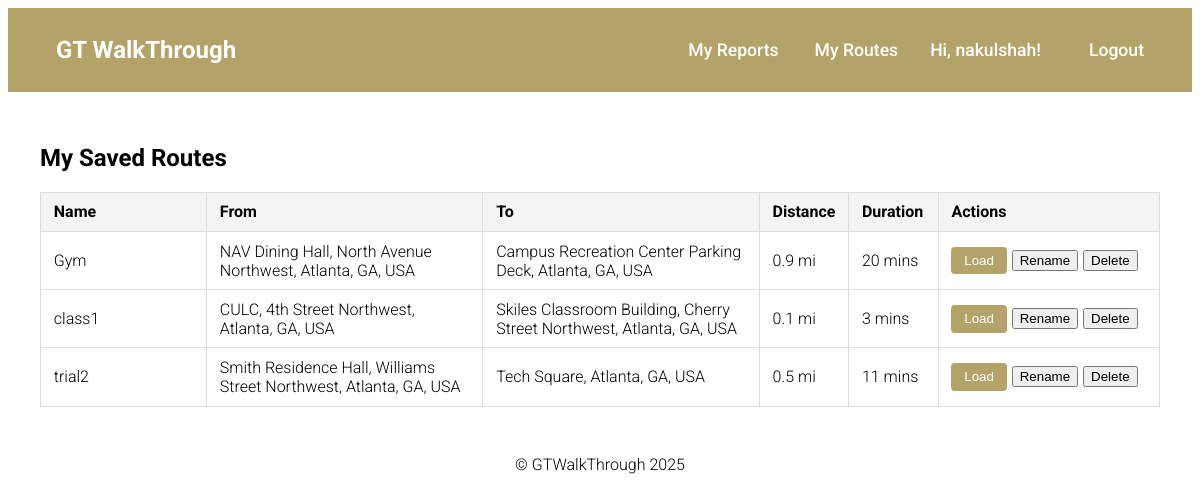
/my-routes/ (signed in), run on an earlier commit of the app's database.
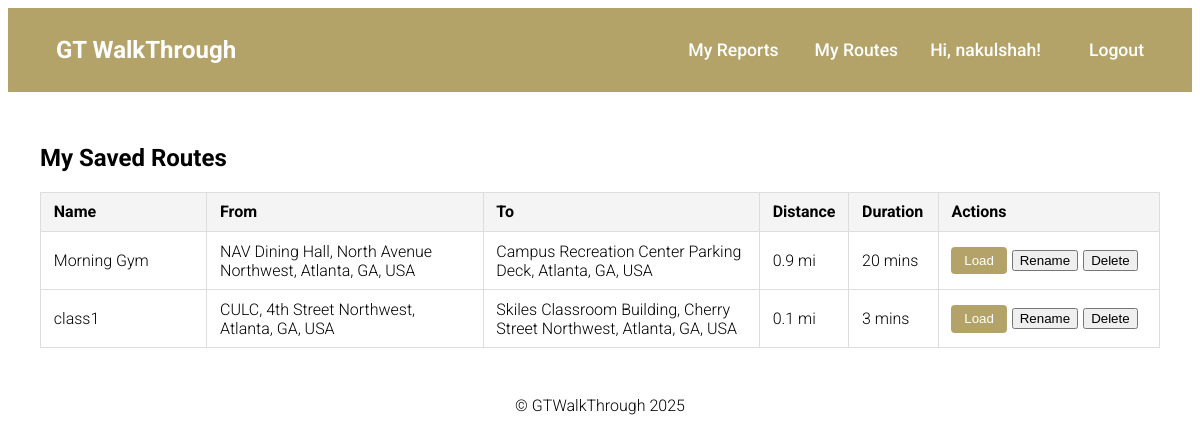
And on a later commit of the database.
### gtwt_app/models.py (models this page shows, shortened)
class SavedRoute(models.Model):
    user          = models.ForeignKey(User, on_delete=models.CASCADE, related_name='saved_routes')
    name          = models.CharField(max_length=100)
    origin        = models.CharField(max_length=255)
    destination   = models.CharField(max_length=255)
    travel_mode   = models.CharField(max_length=20)       # e.g. WALKING, DRIVING, BICYCLING
    steps         = models.JSONField()                    # store the entire directions JSON if you want
    distance_text = models.CharField(max_length=50)       # e.g. "2.3 mi"
    duration_text = models.CharField(max_length=50)       # e.g. "12 mins"
    created_at    = models.DateTimeField(auto_now_add=True)

### gtwt_app/views.py (the view)
# urls.py: path('my-routes/', views.my_routes, name='my_routes'),
@login_required
def my_routes(request):
    routes = SavedRoute.objects.filter(user=request.user).order_by('-created_at')
    for r in routes:
        r.steps_json = json.dumps(r.steps, cls=DjangoJSONEncoder).replace('"', '&quot;')
    return render(request, 'my_routes.html', {'routes': routes})

### gtwt_app/templates/my_routes.html (shortened to what this page needs)
{% extends "base.html" %}
{% load static %}
 {% block content %}
<h2>My Saved Routes</h2>
{% if routes %}
<table class="route-table">
  <thead>
    <tr>
      <th style="width: 15%">Name</th>
      <th style="width: 25%">From</th>
      <th style="width: 25%">To</th>
      <th style="width: 7%">Distance</th>
      <th style="width: 8%">Duration</th>
      <th style="width: 20%">Actions</th>
    </tr>
  </thead>
  <tbody>
    {% for r in routes %}
    <tr data-route-id="{{ r.id }}">
      <td>
        <span class="route-name">{{ r.name }}</span>
      </td>
      <td>{{ r.origin }}</td>
      <td>{{ r.destination }}</td>
      <td>{{ r.distance_text }}</td>
      <td>{{ r.duration_text }}</td>
      <td>
        <div
          style="
            display: flex;
            flex-direction: row;
            gap: 5px;
            flex-wrap: wrap;
            align-items: center;
          "
        >
          <button
            class="route-btn load-route-btn"
            data-steps="{{ r.steps_json|safe }}"
          >
            Load
          </button>
          <button class="route-btn rename-btn">Rename</button>
          <button class="route-btn delete-route-btn">Delete</button>
        </div>
      </td>
    </tr>
    {% endfor %}
  </tbody>
</table>
{% else %}
<p>You haven’t saved any routes yet.</p>
{% endif %} {% endblock %}

### gtwt_app/templates/base.html (shortened to what this page needs)
<!DOCTYPE html>
<html lang="en">
  <head>
    {% load static %}
    <link rel="stylesheet" href="{% static 'css/style.css' %}" />
  </head>
  <body>
    <header>
      <nav>
        <div style="display: flex; align-items: center; gap: 1rem">
          <a href="{% url 'home' %}" class="navbar-brand">GT WalkThrough</a>
        </div>
        <ul class="nav-links">
          {% if user.is_authenticated %}
          <li>
            <a href="{% url 'my_reports' %}">My Reports</a>
            <a href="{% url 'my_routes'  %}" class="nav-link">My Routes</a>
          </li>
          <li class="user-greeting">Hi, {{ user.username }}!</li>
          <li><a href="{% url 'logout' %}">Logout</a></li>
          {% else %}
          <li><a href="{% url 'login' %}">Login</a></li>
          <li><a href="{% url 'register' %}">Register</a></li>
          {% endif %}
        </ul>
      </nav>
    </header>
    <div class="content">{% block content %}{% endblock %}</div>
    <footer>
      <p>&copy; GTWalkThrough 2025</p>
    </footer>
  </body>
</html>

### gtwt_app/static/css/style.css (style rules this page uses)
header { background-color: #222; padding: 1rem 0; }
nav { display: flex; justify-content: space-between; align-items: center; padding: 0 2rem; }
.navbar-brand { font-size: 1.5rem; font-weight: bold; color: #ffa500; }
.nav-links { list-style: none; display: flex; gap: 1rem; }
.nav-links a { text-decoration: none; color: #ffa500; font-size: 1.1rem; padding: 0.5rem 1rem; transition: background-color 0.3s ease; }
.content { padding: 2rem; }
.route-table { width: 100%; border-collapse: collapse; margin-top: 1rem; }
.route-table th, .route-table td { border: 1px solid #ddd; padding: 0.6rem 0.8rem; text-align: left; }
.route-table th { background-color: #f4f4f4; }
.load-route-btn { background-color: #b3a369; border: none; color: white; padding: 0.4rem 0.8rem; border-radius: 4px; cursor: pointer; }

### gtwt_app/templates/base.html (style rules this page uses)
body { font-family: "Roboto", sans-serif; font-weight: 300; }
header { background-color: #b3a369; padding: 1rem 0; }
nav { display: flex; justify-content: space-between; align-items: center; padding: 0 2rem; }
.navbar-brand { font-family: "Roboto", sans-serif; font-size: 1.5rem; font-weight: 700; color: white; text-decoration: none; padding: 0.5rem 1rem; transition: background-color 0.3s ease; border-radius: 5px; }
.nav-links { list-style: none; display: flex; gap: 1rem; }
.nav-links a { font-family: "Roboto", sans-serif; font-weight: 500; text-decoration: none; color: white; font-size: 1.1rem; padding: 0.5rem 1rem; transition: background-color 0.3s ease; }
.user-greeting { color: white; font-size: 1.1rem; margin-right: 1rem; font-weight: 500; }
.content { padding: 2rem; }
footer { text-align: center; }
.nav-link { text-decoration: none; color: #f9f6e5; font-weight: 500; }

What changed in the data, as far as the page shows it:
removed SavedRoute: name "trial2", origin "Smith Residence Hall, Williams Street Northwest, Atlanta, GA, USA", destination "Tech Square, Atlanta, GA, USA", distance_text "0.5 mi", duration_text "11 mins"
changed SavedRoute "NAV Dining Hall, North Avenue Northwest, Atlanta, GA, USA": name "Gym" → "Morning Gym"
